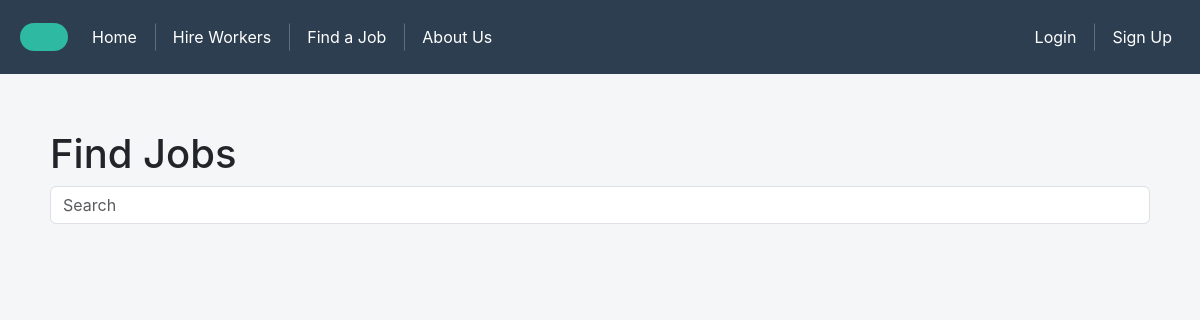
The app's page /jobs/, older data.
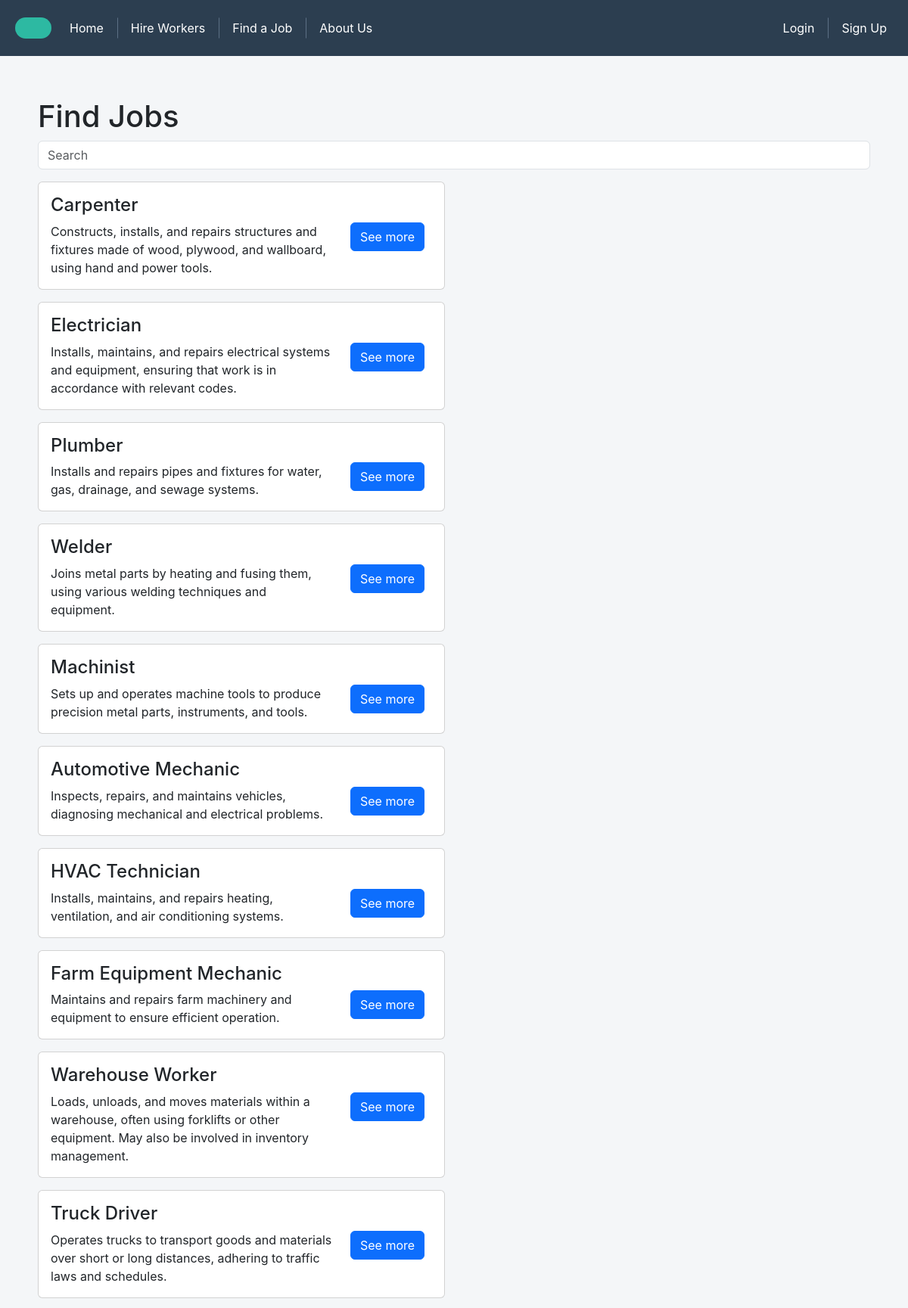
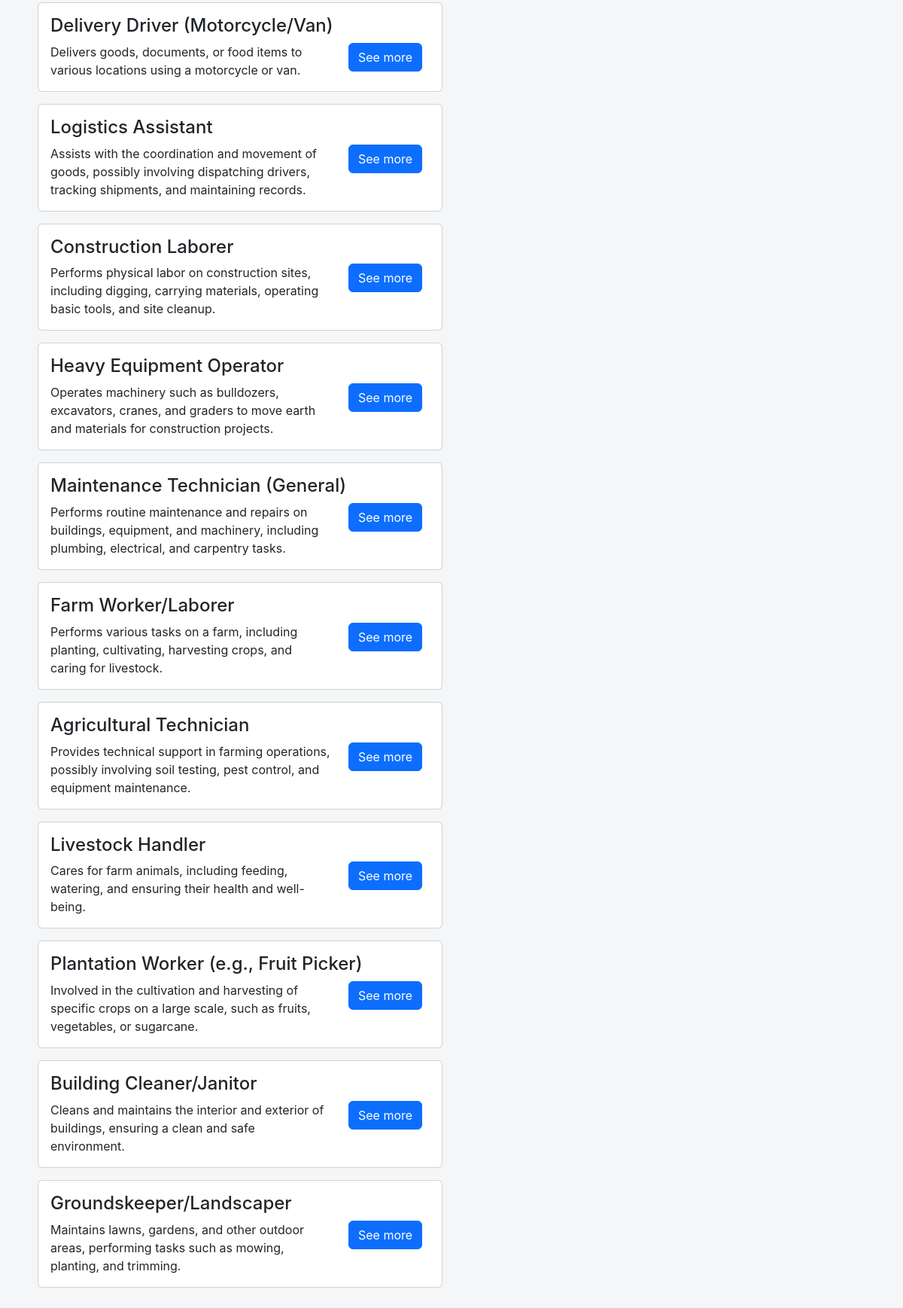
The same page, newer data (2 pictures, top to bottom).
### findjob/models.py (models this page shows)
class Job(models.Model):
    name = models.CharField(max_length=255)
    description = models.TextField(blank=True)
    category = models.CharField(max_length=255)
    schedule = models.CharField(max_length=255)
    salary = models.DecimalField(decimal_places=2, max_digits=10)
    details = models.TextField(blank=True)

### findjob/views.py (the view)
# urls.py: path('jobs/', find_jobs_view, name='find_jobs_view'),
def find_jobs_view(request, *args, **kwargs):
    jobs = Job.objects.all()
    search_query = request.GET.get("search_query")
    if search_query:
        jobs = jobs.filter(category__icontains=search_query) or jobs.filter(name__icontains=search_query) or jobs.filter(description__icontains=search_query)
    for job in jobs:
        if job.details:
            details = job.details.split(",")
            job.details = details
    context = {
        "jobs" : jobs,
    }
    return render(request, "jobs.html", context)

### findjob/templates/jobs.html (shortened to what this page needs)
{% extends 'base.html' %}
{% load static %}
{% block nav %}
    {% include 'nav.html' %}
{% endblock %}
{% block content %}
    <div class="body-container">
        <h1>Find Jobs</h1>
        <div class="col">
        <form method="GET">
            <div class="row mb-3">
                <div class="col">
                    <input type="text" name="search_query" id="search" class="form-control" placeholder="Search">
                </div>
            </div>
        </form>
        </div>
        <div class="row">
            <div class="col job-list container">
                {% for job in jobs %}
                    <div class="card mb-3">
                        <div class="card-body">
                            <h4 class="card-title">{{ job.name }}</h4>
                            <div class="row">
                                <div class="col-sm-9">
                                    <p class="card-text float-start">{{ job.description }}</p>
                                </div>
                                <div class="col-sm-3">
                                    <button type="button" class="btn btn-primary show-details-btn" id="{{ job.name }}">See more</button>
                                </div>
                            </div>
                        </div>
                    </div>
                {% endfor %}
            </div>
            <div class="col">
                </div>
            </div>
        </div>
{% endblock %}

### templates/base.html (shortened to what this page needs)
{% load static %}
<!DOCTYPE html>
<html>
    <head>
        <link href="https://cdn.jsdelivr.net/npm/bootstrap@5.3.6/dist/css/bootstrap.min.css"
            rel="stylesheet"
>
        <link rel="stylesheet"
            href="https://cdn.jsdelivr.net/npm/bootstrap-icons@1.11.3/font/bootstrap-icons.min.css">
        <link rel="stylesheet" href="https://cdnjs.cloudflare.com/ajax/libs/font-awesome/6.4.0/css/all.min.css">
        <link rel="stylesheet" href="{% static 'css/style.css' %}">
        <link rel="stylesheet" href="{% static 'css/nav.css' %}">
        <link rel="stylesheet" href="{% static 'css/footer.css' %}">
    </head>
    <body>
        {% block nav %}{% endblock %}
        {% block content %}{% endblock %}
    </body>
</html>

### templates/nav.html (shortened to what this page needs)
{% load static %}
<nav class="navbar navbar-expand-sm navbar-dark bg-dark">
    <div class="navbar-brand">
        <div class="nav-logo"></div>
    </div>
        <ul class="navbar-nav me-auto">
            <li class="nav-item">
                <a href="{% url 'homepage_view' %}" class="nav-link">Home</a>
            </li>
            <li class="nav-item">
                <a href="{% url 'hire_workers_view' %}" class="nav-link">Hire Workers</a>
            </li>
            <li class="nav-item">
                <a href="{% url 'find_jobs_view' %}" class="nav-link">Find a Job</a>
            </li>
            <li class="nav-item">
                <a href="{% url 'about_view' %}" class="nav-link">About Us</a>
            </li>
        </ul>
        <ul class="navbar-nav ms-auto">
            {% if user.is_authenticated %}
            <li class="nav-item">
                <a class="nav-link">Welcome, {{ user.username }}</a>
                </li>
            <li class="nav-item">
                <a href="{% url 'edit_profile_view' %}" class="nav-link">Edit Profile</a>
            </li>
            <li class="nav-item">
                <form method="POST" action="{% url 'logout_view' %}">
                    {% csrf_token %}
                    <button type="submit" class="btn btn-link nav-link">Log Out</button>
                </form>
            </li>
                {% else %}
            <li class="nav-item">
                <a href="{% url 'login_view' %}" class="nav-link">Login </a>
            </li>
            <li class="nav-item">
                <a href="{% url 'register_view' %}" class="nav-link">Sign Up </a>
            </li>
            {% endif %}
        </ul>
</nav>

### static/css/style.css (style rules this page uses)
body { font-family: 'Inter', sans-serif; padding-top: 80px; position: relative; background-color: #f4f6f8; }
.body-container { display: block; margin: 50px; }
.job-list { max-height: calc(100vh - 200px); overflow-y: auto; }

### static/css/nav.css (style rules this page uses)
.navbar { position: fixed; top: 0; left: 0; width: 100%; padding: 10px 20px; background-color: #2c3e50 !important; z-index: 1000; font-family: 'Inter', sans-serif; display: flex; align-items: center; justify-content: space-between; }
.navbar-brand { display: flex; align-items: center; gap: 10px; }
.nav-logo { width: 48px; height: 28px; background-color: #2db9a2; border-radius: 14px; }
.navbar-nav { display: flex; align-items: center; gap: 20px; list-style: none; padding: 0; margin: 0; }
.nav-item { position: relative; }
.nav-link { color: #ffffff; font-size: 1rem; padding: 15px 10px; text-decoration: none; display: block; transition: color 0.3s ease; }
.nav-item + .nav-item::before { content: ""; position: absolute; left: -10px; top: 50%; transform: translateY(-50%); height: 50%; width: 1px; background-color: #5c7085; }
.nav-link::after { content: ''; position: absolute; bottom: 10px; left: 50%; width: 0; height: 2px; background: #2db9a2; transition: all 0.3s ease; }

Row changes from the older to the newer data that the page shows:
added Job: name "Carpenter", description "Constructs, installs, and repairs structures and fixtures made of wood, plywood, and wallboard, using hand and power tools."
added Job: name "Electrician", description "Installs, maintains, and repairs electrical systems and equipment, ensuring that work is in accordance with relevant codes."
added Job: name "Plumber", description "Installs and repairs pipes and fixtures for water, gas, drainage, and sewage systems."
added Job: name "Welder", description "Joins metal parts by heating and fusing them, using various welding techniques and equipment."
added Job: name "Machinist", description "Sets up and operates machine tools to produce precision metal parts, instruments, and tools."
added Job: name "Automotive Mechanic", description "Inspects, repairs, and maintains vehicles, diagnosing mechanical and electrical problems."
added Job: name "HVAC Technician", description "Installs, maintains, and repairs heating, ventilation, and air conditioning systems."
added Job: name "Farm Equipment Mechanic", description "Maintains and repairs farm machinery and equipment to ensure efficient operation."
added Job: name "Warehouse Worker", description "Loads, unloads, and moves materials within a warehouse, often using forklifts or other equipment. May also be involved in inventory management."
added Job: name "Truck Driver", description "Operates trucks to transport goods and materials over short or long distances, adhering to traffic laws and schedules."
added Job: name "Delivery Driver (Motorcycle/Van)", description "Delivers goods, documents, or food items to various locations using a motorcycle or van."
added Job: name "Logistics Assistant", description "Assists with the coordination and movement of goods, possibly involving dispatching drivers, tracking shipments, and maintaining records."
added Job: name "Construction Laborer", description "Performs physical labor on construction sites, including digging, carrying materials, operating basic tools, and site cleanup."
added Job: name "Heavy Equipment Operator", description "Operates machinery such as bulldozers, excavators, cranes, and graders to move earth and materials for construction projects."
added Job: name "Maintenance Technician (General)", description "Performs routine maintenance and repairs on buildings, equipment, and machinery, including plumbing, electrical, and carpentry tasks."
added Job: name "Farm Worker/Laborer", description "Performs various tasks on a farm, including planting, cultivating, harvesting crops, and caring for livestock."
added Job: name "Agricultural Technician", description "Provides technical support in farming operations, possibly involving soil testing, pest control, and equipment maintenance."
added Job: name "Livestock Handler", description "Cares for farm animals, including feeding, watering, and ensuring their health and well-being."
added Job: name "Plantation Worker (e.g., Fruit Picker)", description "Involved in the cultivation and harvesting of specific crops on a large scale, such as fruits, vegetables, or sugarcane."
added Job: name "Building Cleaner/Janitor", description "Cleans and maintains the interior and exterior of buildings, ensuring a clean and safe environment."
added Job: name "Groundskeeper/Landscaper", description "Maintains lawns, gardens, and other outdoor areas, performing tasks such as mowing, planting, and trimming."
